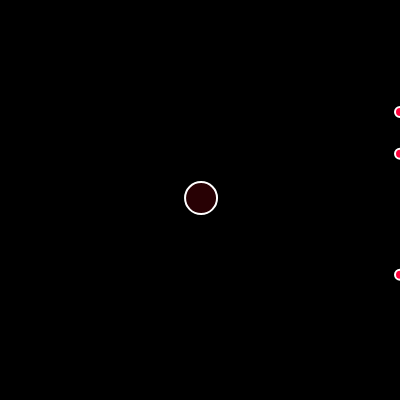
Frame 1 (no input)
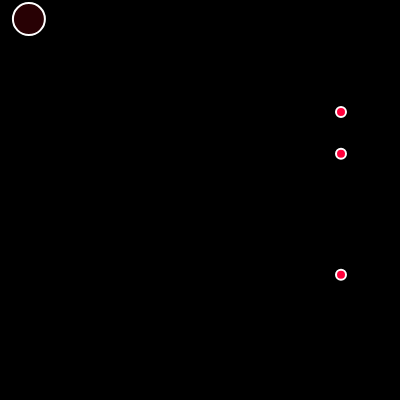
Frame 60 (no input)
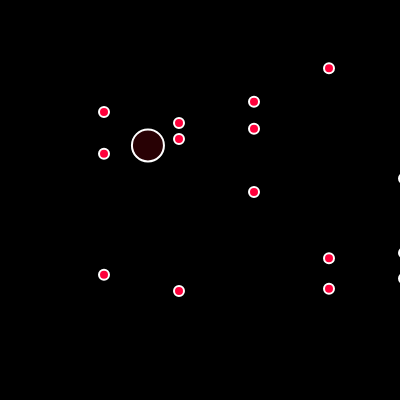
Frame 120 (the mouse pressed at the canvas centre since frame 60)

The p5.js sketch that drew these frames (run headless with seeded random() and noise() and a simulated clock; from frame 60 on, the mouse is pressed at the canvas centre):

// p5.js sketch
// ── sketch.js
let mover;
let flatCam;
let walls = [];

function setup() {
  createCanvas(400, 400);
  mover = new Mover(200, 200);
  flatCam = new FlatCamera(0, 0);
  
  // Set up asteroids.
  for(let i = 0; i < 50*50; i+=50) {
    walls.push(new Wall(400 + 1.5*i, random(0 + 50, height - 50), 10));
    walls.push(new Wall(400 + 1.5*i, random(0 + 50, height - 50), 10));
    walls.push(new Wall(400 + 1.5*i, random(0 + 50, height - 50), 10));
  }  
  walls.push(new Wall(400 + 3750 + 100, 200, 100));
}

function draw() {
  background(0);
  
  flatCam.update();
  flatCam.show();
  mover.update(flatCam.cameraX, flatCam.cameraY);
  mover.show();
  walls.forEach(wall => {
    wall.show();
    wall.collisionDetection(mover);
  });
  
  // Speed-up;
  if(mouseIsPressed) {
    flatCam.cameraX += 3;
  }
}
// ── flatCamera.js
// 3D Camera already exists in p5
class FlatCamera {
  constructor(x, y) {
    this.cameraX = x;
    this.cameraY = y;
    // Instantiate grid line shits.
    this.gridX = width;
    this.gridY = height;
  }

  update() {
    translate(-this.cameraX, -this.cameraY);

    // Horizontal Movement.
    this.cameraX++;

    // Vertical Movement.
    //this.cameraY++;
  }

  show() {
    //this.showGridLines();
    //this.whyNot();
  }

  showGridLines() {
    // Horizontal Lines /**
    stroke("black");
    line(this.gridX + this.cameraX, 
         this.cameraY,
         this.gridX + this.cameraX, 
         height + this.cameraY);  
    this.gridX --;
    // Reset.
    if(this.gridX <= 0)
      this.gridX = width;
  // **/
    
    // Vertical Lines. /**
    stroke("black");
    line(this.cameraX, 
         this.gridY + this.cameraY,
         width + this.cameraX, 
         this.gridY + this.cameraY);  
    this.gridY --;
    // Reset.
    if(this.gridY <= 0)
      this.gridY = height;
    
    
  // **/
  }
  
  whyNot() {
    fill(color(Math.random()*255, 
                   Math.random()*255, 
                   Math.random()*255));
      rect(this.cameraX + width/5 + this.gridX, 
           this.cameraY + height/5 + this.gridY, 
           50, 50);
  }
}
// ── mover.js
/***
  Variables: pos, vel, acc, colour
***/
class Mover {
  constructor(x, y) {
    this.pos = createVector(x, y);
    // this.vel = createVector(1, -1);
    
    this.vel = p5.Vector.random2D();
    this.vel.mult(random(3));
   
    // Color in [R, G, B, alpha] format.
    let colour = [Math.floor(Math.random() * 255),
                 Math.floor(Math.random() * 255),
                 Math.floor(Math.random() * 255),
                 Math.floor(Math.random() * 255)];
    this.colour = color(colour);
    
    //Physics modifier for uniqueness.
    this.physMod = Math.floor(Math.random() * 2 + 1);
  }
  
/***
  checkWalls() {
    if (this.pos.x > WIDTH || this.pos.x < 0 ||
        this.pos.y < 0 || this.pos.y > HEIGHT) {
      this.vel.rotate(180);
    }
  }
***/

  // Physics here.
  update(cameraX, cameraY) {  
    let mouse = createVector(
      mouseX + cameraX, mouseY + cameraY);
    this.acc = p5.Vector.sub(mouse, this.pos);
    this.acc.setMag(1);
    
    // v1 = v0 + a0
    this.vel.add(this.acc); 
    this.vel.limit(7 * this.physMod);

    // x1 = x0 + v0
    this.pos.add(this.vel);
    
//    this.checkWalls();
  }

  show() {
    // Mouse Orb.
    stroke(255);
    strokeWeight(2);
    fill(this.colour);
    ellipse(this.pos.x, this.pos.y, 32);
  }
}
// ── wall.js
class Wall {
  constructor(x, y, radius) {
    this.pos = createVector(x, y);
    this.radius = radius;
  }
  
  show() {
    fill("#ff003b");
    ellipse(this.pos.x, this.pos.y, this.radius);
  }
  
  collisionDetection(mover) {
    
    let dx = mover.pos.x - this.pos.x;
    let dy = mover.pos.y - this.pos.y;
    let distance = Math.sqrt(dx * dx + dy * dy);
    
     if (distance < 10 + this.radius) {
       background(color(0, 255, 0));
      // Reverse velocity
      mover.vel.rotate(180);
    }
  }
}
